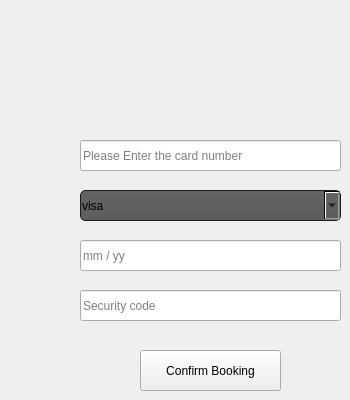
        <widget class="QWidget" name="tab_2">
         <attribute name="title">
          <string>Pay by PayPal</string>
         </attribute>
         <widget class="QLineEdit" name="lineEdit_7">
          <property name="geometry">
           <rect>
            <x>80</x>
            <y>140</y>
            <width>261</width>
            <height>31</height>
           </rect>
          </property>
          <property name="text">
           <string/>
          </property>
          <property name="placeholderText">
           <string>Please Enter the card number</string>
          </property>
         </widget>
         <widget class="QLineEdit" name="lineEdit_8">
          <property name="geometry">
           <rect>
            <x>80</x>
            <y>240</y>
            <width>261</width>
            <height>31</height>
           </rect>
          </property>
          <property name="text">
           <string/>
          </property>
          <property name="placeholderText">
           <string>mm / yy</string>
          </property>
         </widget>
         <widget class="QLabel" name="label_14">
          <property name="geometry">
           <rect>
            <x>160</x>
            <y>30</y>
            <width>91</width>
            <height>81</height>
           </rect>
          </property>
          <property name="minimumSize">
           <size>
            <width>91</width>
            <height>0</height>
           </size>
          </property>
          <property name="maximumSize">
           <size>
            <width>91</width>
            <height>16777215</height>
           </size>
          </property>
          <property name="styleSheet">
           <string notr="true"/>
          </property>
          <property name="text">
           <string/>
          </property>
          <property name="pixmap">
           <pixmap resource="test.qrc">:/newPrefix/PAYPAL.png</pixmap>
          </property>
          <property name="scaledContents">
           <bool>true</bool>
          </property>
         </widget>
         <widget class="QComboBox" name="comboBox_2">
          <property name="geometry">
           <rect>
            <x>80</x>
            <y>190</y>
            <width>261</width>
            <height>31</height>
           </rect>
          </property>
          <property name="styleSheet">
           <string notr="true">QComboBox
{
    background-color: QLinearGradient( x1: 0, y1: 0, x2: 0, y2: 1, stop: 0 #4d4d4d, stop: 0 #646464, stop: 1 #5d5d5d);
    padding: 1px;
    border-style: solid;
    border: 1px solid #1e1e1e;
    border-radius: 5;
}
</string>
          </property>
          <item>
           <property name="text">
            <string>visa</string>
           </property>
          </item>
          <item>
           <property name="text">
            <string>master card</string>
           </property>
          </item>
          <item>
           <property name="text">
            <string>American Express</string>
           </property>
          </item>
          <item>
           <property name="text">
            <string>Discover</string>
           </property>
          </item>
          <item>
           <property name="text">
            <string/>
           </property>
          </item>
         </widget>
         <widget class="QPushButton" name="pushButton_3">
          <property name="geometry">
           <rect>
            <x>140</x>
            <y>350</y>
            <width>141</width>
            <height>41</height>
           </rect>
          </property>
          <property name="text">
           <string>Confirm Booking</string>
          </property>
         </widget>
         <widget class="QLineEdit" name="lineEdit_9">
          <property name="geometry">
           <rect>
            <x>80</x>
            <y>290</y>
            <width>261</width>
            <height>31</height>
           </rect>
          </property>
          <property name="text">
           <string/>
          </property>
          <property name="placeholderText">
           <string>Security code</string>
          </property>
         </widget>
        </widget>
